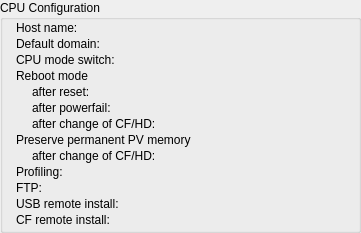
           <widget class="QGroupBox" name="group_CPUConfiguration">
            <property name="geometry">
             <rect>
              <x>320</x>
              <y>8</y>
              <width>361</width>
              <height>233</height>
             </rect>
            </property>
            <property name="title">
             <string>CPU Configuration</string>
            </property>
            <widget class="QLabel" name="label_Values_CPUConf_HostName">
             <property name="geometry">
              <rect>
               <x>210</x>
               <y>18</y>
               <width>131</width>
               <height>20</height>
              </rect>
             </property>
             <property name="text">
              <string/>
             </property>
            </widget>
            <widget class="QLabel" name="text_Values_CPUConf_USBRemote">
             <property name="geometry">
              <rect>
               <x>16</x>
               <y>194</y>
               <width>181</width>
               <height>20</height>
              </rect>
             </property>
             <property name="text">
              <string>USB remote install:</string>
             </property>
            </widget>
            <widget class="QLabel" name="label_Values_CPUConf_cfremote">
             <property name="geometry">
              <rect>
               <x>210</x>
               <y>210</y>
               <width>131</width>
               <height>20</height>
              </rect>
             </property>
             <property name="text">
              <string/>
             </property>
            </widget>
            <widget class="QLabel" name="label_Values_CPUConf_ftp">
             <property name="geometry">
              <rect>
               <x>210</x>
               <y>178</y>
               <width>131</width>
               <height>20</height>
              </rect>
             </property>
             <property name="text">
              <string/>
             </property>
            </widget>
            <widget class="QLabel" name="label_Values_CPUConf_defdomain">
             <property name="geometry">
              <rect>
               <x>210</x>
               <y>34</y>
               <width>131</width>
               <height>20</height>
              </rect>
             </property>
             <property name="text">
              <string/>
             </property>
            </widget>
            <widget class="QLabel" name="text_Values_CPUConf_AftReset">
             <property name="geometry">
              <rect>
               <x>32</x>
               <y>82</y>
               <width>161</width>
               <height>20</height>
              </rect>
             </property>
             <property name="text">
              <string>after reset:</string>
             </property>
            </widget>
            <widget class="QLabel" name="label_Values_CPUConf_pvchangecf">
             <property name="geometry">
              <rect>
               <x>210</x>
               <y>146</y>
               <width>131</width>
               <height>20</height>
              </rect>
             </property>
             <property name="text">
              <string/>
             </property>
            </widget>
            <widget class="QLabel" name="label_Values_CPUConf_powerfail">
             <property name="geometry">
              <rect>
               <x>210</x>
               <y>98</y>
               <width>131</width>
               <height>20</height>
              </rect>
             </property>
             <property name="text">
              <string/>
             </property>
            </widget>
            <widget class="QLabel" name="label_Values_CPUConf_afterReset">
             <property name="geometry">
              <rect>
               <x>210</x>
               <y>82</y>
               <width>131</width>
               <height>20</height>
              </rect>
             </property>
             <property name="text">
              <string/>
             </property>
            </widget>
            <widget class="QLabel" name="text_Values_CPUConf_ModeSwitch">
             <property name="geometry">
              <rect>
               <x>16</x>
               <y>50</y>
               <width>181</width>
               <height>20</height>
              </rect>
             </property>
             <property name="text">
              <string>CPU mode switch:</string>
             </property>
            </widget>
            <widget class="QLabel" name="label_Values_CPUConf_profiling">
             <property name="geometry">
              <rect>
               <x>210</x>
               <y>162</y>
               <width>131</width>
               <height>20</height>
              </rect>
             </property>
             <property name="text">
              <string/>
             </property>
            </widget>
            <widget class="QLabel" name="text_Values_CPUConf_AftReset_2">
             <property name="geometry">
              <rect>
               <x>32</x>
               <y>98</y>
               <width>161</width>
               <height>20</height>
              </rect>
             </property>
             <property name="text">
              <string>after powerfail:</string>
             </property>
            </widget>
            <widget class="QLabel" name="text_Values_CPUConf_HostName">
             <property name="geometry">
              <rect>
               <x>16</x>
               <y>18</y>
               <width>181</width>
               <height>20</height>
              </rect>
             </property>
             <property name="text">
              <string>Host name:</string>
             </property>
            </widget>
            <widget class="QLabel" name="label_Values_CPUConf_CPUmodeSwitch">
             <property name="geometry">
              <rect>
               <x>210</x>
               <y>50</y>
               <width>131</width>
               <height>20</height>
              </rect>
             </property>
             <property name="text">
              <string/>
             </property>
            </widget>
            <widget class="QLabel" name="text_Values_CPUConf_DefaultDomain">
             <property name="geometry">
              <rect>
               <x>16</x>
               <y>34</y>
               <width>181</width>
               <height>20</height>
              </rect>
             </property>
             <property name="text">
              <string>Default domain:</string>
             </property>
            </widget>
            <widget class="QLabel" name="text_Values_CPUConf_Reboot">
             <property name="geometry">
              <rect>
               <x>16</x>
               <y>66</y>
               <width>181</width>
               <height>20</height>
              </rect>
             </property>
             <property name="text">
              <string>Reboot mode</string>
             </property>
            </widget>
            <widget class="QLabel" name="text_Values_CPUConf_AftReset_3">
             <property name="geometry">
              <rect>
               <x>32</x>
               <y>114</y>
               <width>161</width>
               <height>20</height>
              </rect>
             </property>
             <property name="text">
              <string>after change of CF/HD:</string>
             </property>
            </widget>
            <widget class="QLabel" name="text_Values_CPUConf_AftReset_5">
             <property name="geometry">
              <rect>
               <x>32</x>
               <y>146</y>
               <width>161</width>
               <height>20</height>
              </rect>
             </property>
             <property name="text">
              <string>after change of CF/HD:</string>
             </property>
            </widget>
            <widget class="QLabel" name="label_Values_CPUConf_usbremote">
             <property name="geometry">
              <rect>
               <x>210</x>
               <y>194</y>
               <width>131</width>
               <height>20</height>
              </rect>
             </property>
             <property name="text">
              <string/>
             </property>
            </widget>
            <widget class="QLabel" name="text_Values_CPUConf_FTP">
             <property name="geometry">
              <rect>
               <x>16</x>
               <y>178</y>
               <width>181</width>
               <height>20</height>
              </rect>
             </property>
             <property name="text">
              <string>FTP:</string>
             </property>
            </widget>
            <widget class="QLabel" name="label_Values_CPUConf_changecf">
             <property name="geometry">
              <rect>
               <x>210</x>
               <y>114</y>
               <width>131</width>
               <height>20</height>
              </rect>
             </property>
             <property name="text">
              <string/>
             </property>
            </widget>
            <widget class="QLabel" name="text_Values_CPUConf_Profiling">
             <property name="geometry">
              <rect>
               <x>16</x>
               <y>162</y>
               <width>181</width>
               <height>20</height>
              </rect>
             </property>
             <property name="text">
              <string>Profiling:</string>
             </property>
            </widget>
            <widget class="QLabel" name="text_Values_CPUConf_AftReset_4">
             <property name="geometry">
              <rect>
               <x>16</x>
               <y>130</y>
               <width>251</width>
               <height>20</height>
              </rect>
             </property>
             <property name="text">
              <string>Preserve permanent PV memory</string>
             </property>
            </widget>
            <widget class="QLabel" name="text_Values_CPUConf_CFRemote">
             <property name="geometry">
              <rect>
               <x>16</x>
               <y>210</y>
               <width>181</width>
               <height>20</height>
              </rect>
             </property>
             <property name="text">
              <string>CF remote install:</string>
             </property>
            </widget>
           </widget>
